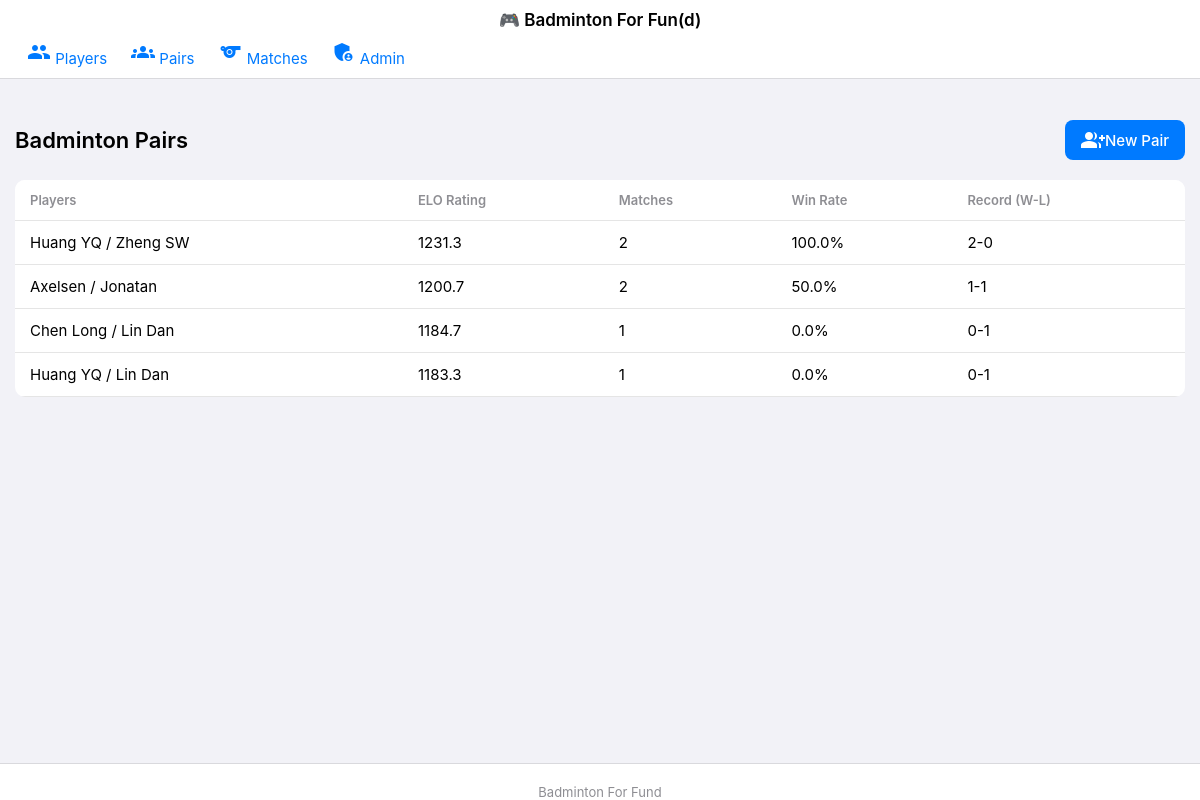
/pairs, run on an earlier commit of the app's database.
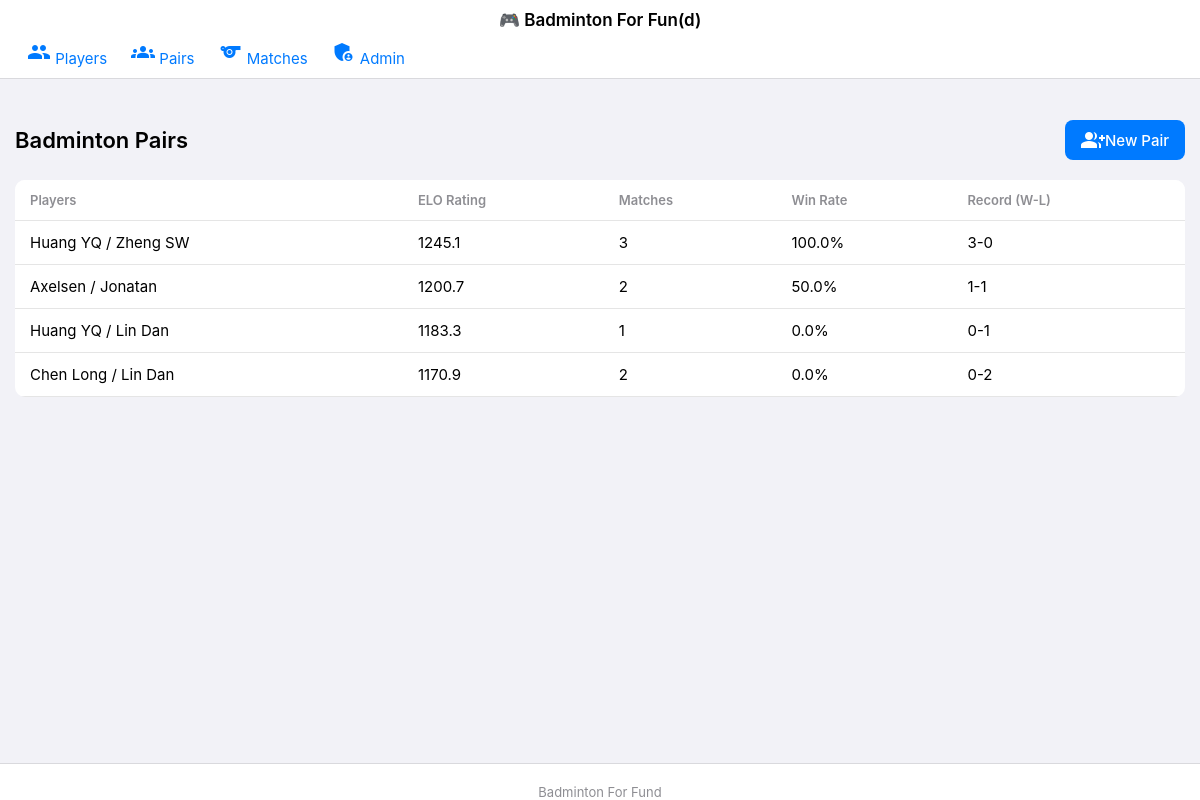
And on a later commit of the database.
### app.py (models this page shows, shortened)
class Pair(db.Model):
    id = db.Column(db.Integer, primary_key=True)
    player1_id = db.Column(db.Integer, db.ForeignKey('player.id'), nullable=False)
    player2_id = db.Column(db.Integer, db.ForeignKey('player.id'), nullable=False)
    created_date = db.Column(db.DateTime, default=datetime.utcnow)
    elo_rating = db.Column(db.Float, default=1200.0)
    player1 = db.relationship('Player', foreign_keys=[player1_id])
    player2 = db.relationship('Player', foreign_keys=[player2_id])
    __table_args__ = (
        db.UniqueConstraint('player1_id', 'player2_id', name='unique_pair'),
    )

class Player(db.Model):
    id = db.Column(db.Integer, primary_key=True)
    name = db.Column(db.String(80), nullable=False, unique=True)
    sex = db.Column(db.Enum(Sex), nullable=False, default=Sex.U)
    join_date = db.Column(db.DateTime, default=datetime.utcnow)
    is_active = db.Column(db.Boolean, default=True)
    elo_rating = db.Column(db.Float, default=1200.0)

### app.py (the view)
@app.route('/pairs')
def pairs():
    try:
        pairs = Pair.query.all()
        for pair in pairs:
            wins = DoubleMatch.query.filter(
                DoubleMatch.winner_pair_id == pair.id
            ).count()
            total_matches = DoubleMatch.query.filter(
                (DoubleMatch.team1_pair_id == pair.id) |
                (DoubleMatch.team2_pair_id == pair.id)
            ).count()
            pair.wins = wins
            pair.losses = total_matches - wins
            pair.total_matches = total_matches
            pair.win_rate = (wins / total_matches * 100) if total_matches > 0 else -1
        pairs = sorted(pairs,
                      key=lambda x: (x.elo_rating,  # 首先按ELO排序
                                   x.win_rate if x.win_rate >= 0 else float('-inf'),
                                   -x.total_matches),
                      reverse=True)
        template = 'ios/pairs.html' if is_ios() else 'pairs.html'
        return render_template(template, pairs=pairs)
    except Exception as e:
        flash(f"Error loading pairs: {str(e)}")
        template = 'ios/pairs.html' if is_ios() else 'pairs.html'
        return render_template(template, pairs=[])

### app.py (called while the page is built)
def is_ios():
    user_agent = request.headers.get('User-Agent', '').lower()
    return any(device in user_agent for device in ['iphone', 'ipad'])

@app.context_processor
def utility_processor():
    return dict(is_ios=is_ios)

### templates/pairs.html (shortened to what this page needs)
{% extends "base.html" %}
{% block content %}
<div class="header">
    <h1>Badminton Pairs</h1>
    <a href="{{ url_for('add_pair') }}" class="btn-add">
        <span class="material-icons">group_add</span>
        New Pair
    </a>
</div>
{% if pairs %}
    <div class="table-container">
        <table class="table">
            <thead>
                <tr>
                    <th>Players</th>
                    <th>ELO Rating</th>
                    <th>Matches</th>
                    <th>Win Rate</th>
                    <th>Record (W-L)</th>
                </tr>
            </thead>
            <tbody>
                {% for pair in pairs %}
                <tr>
                    <td>{{ pair.player1.name }} / {{ pair.player2.name }}</td>
                    <td>{{ "%.1f"|format(pair.elo_rating) }}</td>
                    <td>{{ pair.total_matches }}</td>
                    <td>
                        {% if pair.win_rate >= 0 %}
                            {{ "%.1f"|format(pair.win_rate) }}%
                        {% else %}
                            N/A
                        {% endif %}
                    </td>
                    <td>{{ pair.wins }}-{{ pair.losses }}</td>
                </tr>
                {% endfor %}
            </tbody>
        </table>
    </div>
{% endif %}
{% endblock %}

What changed in the data, as far as the page shows it:
changed Pair "Zheng SW": elo_rating "1231.3" → "1245.1"; total_matches "2" → "3"; wins "2" → "3"
shown differently, row unchanged: Pair (number 3 of 4 on the later page): moves up the list
changed Pair "Chen Long": elo_rating "1184.7" → "1170.9"; total_matches "1" → "2"; losses "1" → "2"
